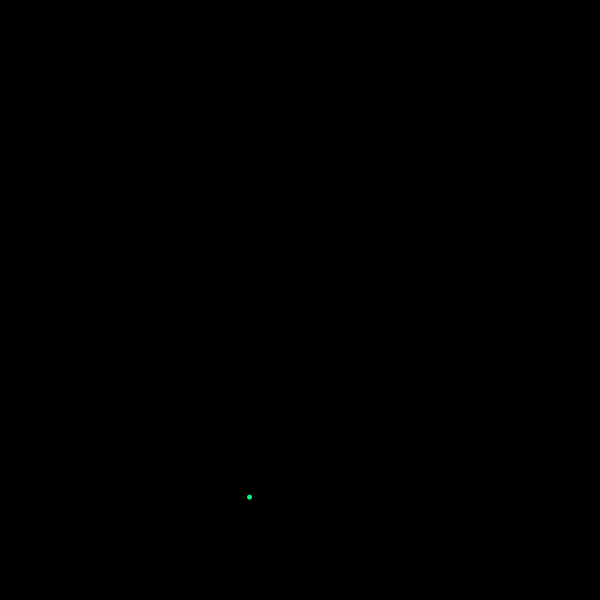
Frame 1 (no input)
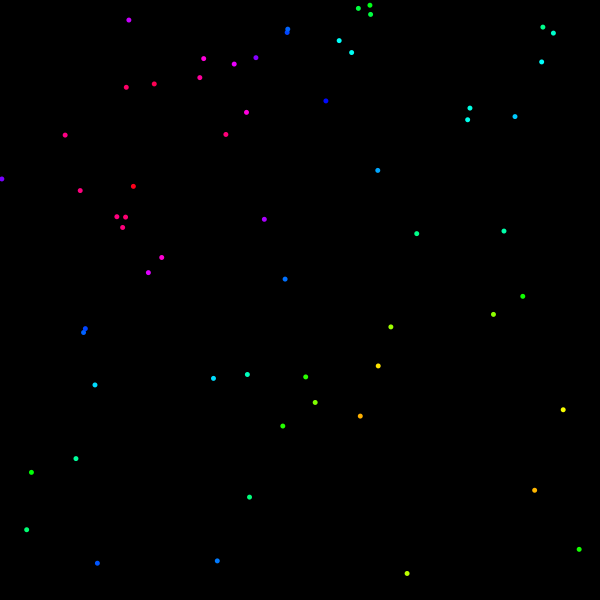
Frame 60 (the mouse pressed at the canvas centre just before this capture)
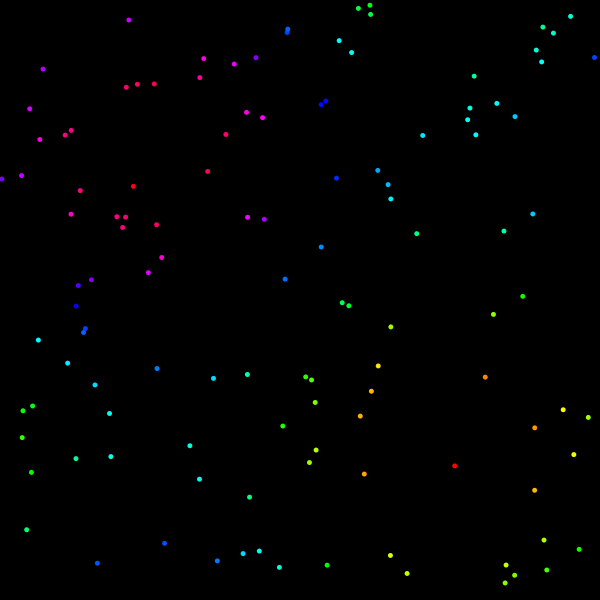
Frame 120 (the mouse held since frame 60 and released just before this capture)

The Processing sketch that drew these frames (run headless with seeded random() and noise(); from frame 60 on, the mouse is pressed at the canvas centre):

// Processing sketch: processing_84098
// ── processing_84098.pde

// Grapher is based on a context free art design
// by ColorMeImpressed (takes a bit of time to run)
// http://www.contextfreeart.org/gallery/view.php?id=2844

float CMIN = -2;
float CMAX = 2;
float XMAX = PI;
float XMIN = -XMAX;
float FUZZ = 0.04;
float SZ = 5;

void setup() {  
  size(600, 600);
  noStroke();
  colorMode(HSB, 1.0);
  background(0);
  frameRate(5000);
}

void draw() {
  translate(width/2, height/2);
  if (frameCount < 200000) {
    dot(randomRange(XMIN, XMAX), randomRange(XMIN, XMAX), randomRange(CMIN, CMAX));
  }
}

void dot(float px, float py, float c) {
  float func = sin(px) + sin(py) + c;
  // change function to change the graph eg.
  // func = sin(px) + tan(py) + c    
  // func = cos(px) + sin(py) + c
  if (abs(func) <= FUZZ) {
    fill(((CMIN - c) / (CMIN - CMAX)), 1.0, 1.0);
    ellipse(px * (width / TWO_PI), py * (height / TWO_PI), SZ, SZ);
  }
  else {
    dot(randomRange(XMIN, XMAX), randomRange(XMIN, XMAX), randomRange(CMIN, CMAX));
  }
}

float randomRange(float a, float b) {
  return random(b - a) + a;
}
